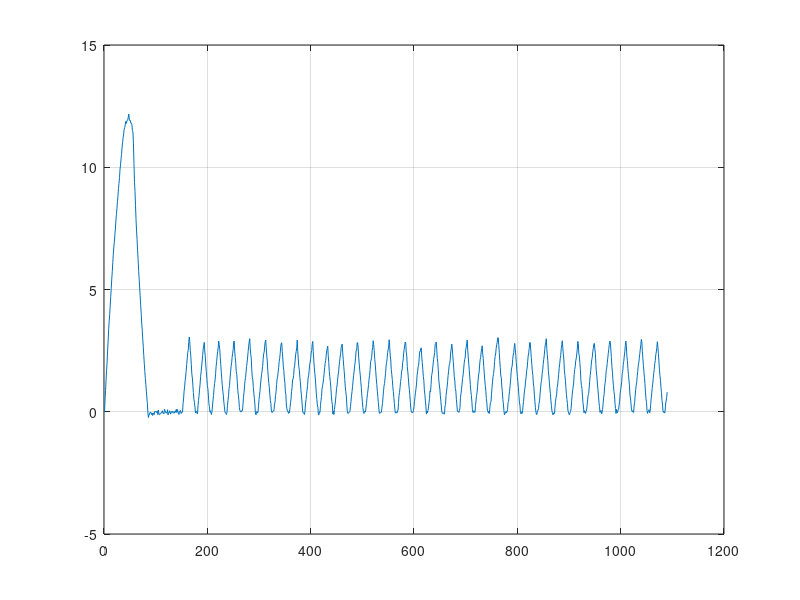
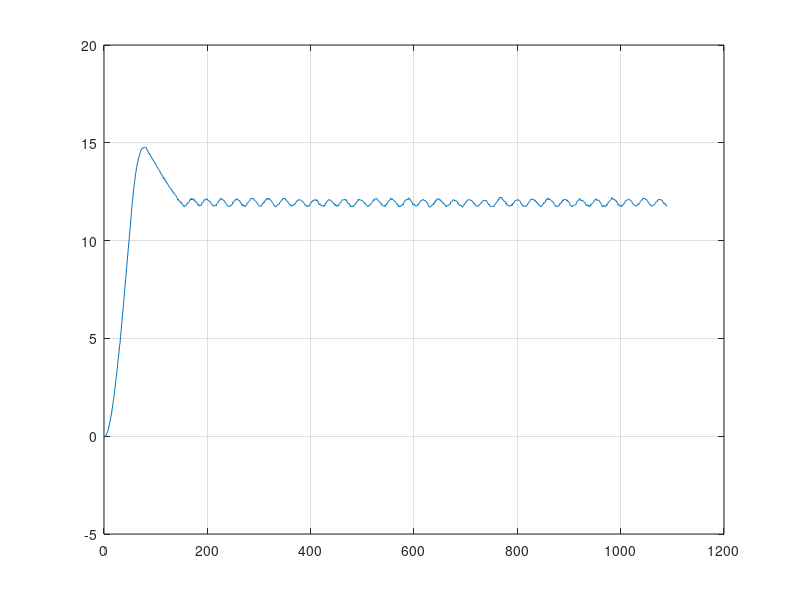

These charts were generated, in order, by the following MATLAB code:
% This mfile plots data for the hysteresis controlled DC-DC Buck converter
% The data is recorded using an experimental setup
clc
clear
% Vref = 12, Vin = 24;
load('exp_r10.mat'); % load data
% defines time, voltage, and current vectors
% texp=0:1/50000:(1/50000)*(50002-17309);% time 
step = 30;
iexp=I_test1(17309:step:end,end);% current data from Buck converter
vexp=V_test1(17309:step:end,end);% voltage data from Buck converter

% plot(texp,iexp);% plot time vs current
plot(iexp);
grid on;
figure;
% plot(texp,vexp);% plot time vs voltage
plot(vexp);
grid on;